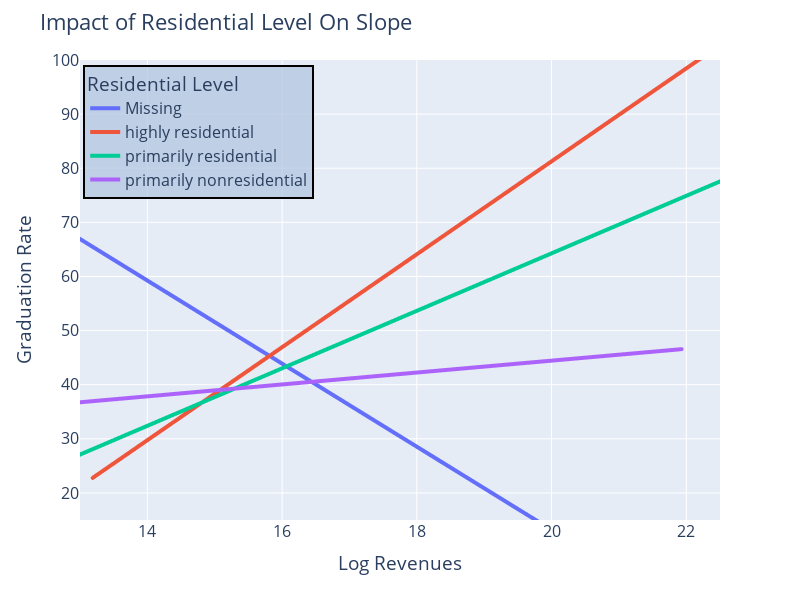

The notebook cell saved with this chart:
### Code cell
fig = px.scatter(X_fe, x="Log_Core_Revenues", y=total, color="Residential_Level", trendline='ols')

tr_line=[]
scatter = []
for  k, trace  in enumerate(fig.data):
    if trace.mode is not None and trace.mode == 'lines':
        tr_line.append(k)
    else:
        scatter.append(k)



for id_ in tr_line:
    fig.data[id_].update(line_width=4)
for id_ in scatter:
    fig.data[id_].update(opacity=0.5)
    
    
fig.data = [t for t in fig.data if t.mode == "lines"]
fig.update_traces(
    marker={
       "line": {
           "width": 2,
       },
       "size": 10,
    },
    showlegend=True
    
)
fig.update_layout(
    title="Impact of Residential Level On Slope",
    font={
        'size': 16
    },
    xaxis={
        "title": "Log Revenues",
        "range": [13,22.5]
    },
    yaxis={
        "title": "Graduation Rate",
        "range": [15,100]
    },
    legend={
        'orientation': 'v',
        'title': "Residential Level",
        'x': 0.005,
        'y': 0.99,
        'bgcolor': "rgba(176,196,222,0.7)",
        'bordercolor': "black",
        'borderwidth': 2,
        'itemclick': "toggle",
        'font': {
            'size': 16
        }
    },
    height= 600,
    width=800
)



fig.show()

### Figure 1 — Plotly figure (JSON) as saved in the notebook; plotly's stock layout.template omitted (floating-point values rounded to 4 significant figures; data arrays with more than 128 entries replaced by an {"elided": "..."} marker saying what was removed)
{"data": [{"hovertemplate": "<b>OLS trendline</b><br>Graduation rate  total cohort (DRVGR2019) = -7.67651 * Log_Core_Revenues + 166.718<br>R<sup>2</sup>=0.243647<br><br>Residential_Level=Missing<br>Log_Core_Revenues=%{x}<br>Graduation rate  total cohort (DRVGR2019)=%{y} <b>(trend)</b><extra></extra>", "legendgroup": "Missing", "line": {"width": 4}, "marker": {"color": "#636efa", "line": {"width": 2}, "size": 10, "symbol": "circle"}, "mode": "lines", "name": "Missing", "showlegend": true, "type": "scattergl", "x": [11.91, 12.37, 13.32, 13.33, 13.61, 13.77, 13.82, 13.93, 13.97, 13.98, 14.05, 14.06, 14.11, 14.22, 14.25, 14.32, 14.38, 14.65, 14.69, 14.71, 14.75, 15.01, 15.02, 15.1, 15.18, 15.28, 15.31, 15.42, 15.5, 15.52, 15.66, 15.67, 15.68, 15.72, 15.77, 15.81, 16.03, 16.07, 16.11, 16.17, 16.17, 16.19, 16.22, 16.26, 16.31, 16.34, 16.35, 16.38, 16.38, 16.39, 16.48, 16.51, 16.56, 16.57, 16.74, 16.81, 16.85, 16.87, 16.95, 16.95, 16.96, 17.04, 17.09, 17.21, 17.22, 17.39, 17.54, 17.6, 17.61, 17.66, 17.7, 17.73, 17.9, 17.95, 17.97, 18.02, 18.07, 18.14, 18.14, 18.17, 18.39, 18.41, 18.41, 18.51, 18.63, 18.94, 19.31, 19.36, 19.89, 20.06], "xaxis": "x", "y": [75.26, 71.8, 64.49, 64.35, 62.27, 61.05, 60.66, 59.77, 59.46, 59.43, 58.85, 58.76, 58.41, 57.53, 57.33, 56.79, 56.36, 54.28, 53.92, 53.77, 53.46, 51.46, 51.41, 50.78, 50.23, 49.41, 49.17, 48.34, 47.76, 47.59, 46.54, 46.41, 46.37, 46.01, 45.64, 45.34, 43.64, 43.33, 43.05, 42.61, 42.56, 42.4, 42.17, 41.92, 41.55, 41.32, 41.23, 40.99, 40.97, 40.91, 40.18, 39.94, 39.59, 39.54, 38.24, 37.68, 37.35, 37.22, 36.62, 36.62, 36.55, 35.88, 35.52, 34.58, 34.56, 33.2, 32.07, 31.58, 31.57, 31.13, 30.86, 30.58, 29.3, 28.95, 28.77, 28.38, 27.98, 27.46, 27.44, 27.26, 25.57, 25.38, 25.37, 24.63, 23.69, 21.29, 18.49, 18.09, 14.02, 12.71], "yaxis": "y"}, {"hovertemplate": "<b>OLS trendline</b><br>Graduation rate  total cohort (DRVGR2019) = 8.58823 * Log_Core_Revenues + -90.486<br>R<sup>2</sup>=0.411771<br><br>Residential_Level=highly residential<br>Log_Core_Revenues=%{x}<br>Graduation rate  total cohort (DRVGR2019)=%{y} <b>(trend)</b><extra></extra>", "legendgroup": "highly residential", "line": {"width": 4}, "marker": {"color": "#EF553B", "line": {"width": 2}, "size": 10, "symbol": "circle"}, "mode": "lines", "name": "highly residential", "showlegend": true, "type": "scattergl", "x": {"elided": "839 float values"}, "xaxis": "x", "y": {"elided": "839 float values"}, "yaxis": "y"}, {"hovertemplate": "<b>OLS trendline</b><br>Graduation rate  total cohort (DRVGR2019) = 5.31257 * Log_Core_Revenues + -41.9741<br>R<sup>2</sup>=0.277927<br><br>Residential_Level=primarily residential<br>Log_Core_Revenues=%{x}<br>Graduation rate  total cohort (DRVGR2019)=%{y} <b>(trend)</b><extra></extra>", "legendgroup": "primarily residential", "line": {"width": 4}, "marker": {"color": "#00cc96", "line": {"width": 2}, "size": 10, "symbol": "circle"}, "mode": "lines", "name": "primarily residential", "showlegend": true, "type": "scattergl", "x": {"elided": "540 float values"}, "xaxis": "x", "y": {"elided": "540 float values"}, "yaxis": "y"}, {"hovertemplate": "<b>OLS trendline</b><br>Graduation rate  total cohort (DRVGR2019) = 1.09943 * Log_Core_Revenues + 22.4575<br>R<sup>2</sup>=0.009320<br><br>Residential_Level=primarily nonresidential<br>Log_Core_Revenues=%{x}<br>Graduation rate  total cohort (DRVGR2019)=%{y} <b>(trend)</b><extra></extra>", "legendgroup": "primarily nonresidential", "line": {"width": 4}, "marker": {"color": "#ab63fa", "line": {"width": 2}, "size": 10, "symbol": "circle"}, "mode": "lines", "name": "primarily nonresidential", "showlegend": true, "type": "scattergl", "x": {"elided": "842 float values"}, "xaxis": "x", "y": {"elided": "842 float values"}, "yaxis": "y"}], "layout": {"font": {"size": 16}, "height": 600, "legend": {"bgcolor": "rgba(176,196,222,0.7)", "bordercolor": "black", "borderwidth": 2, "font": {"size": 16}, "itemclick": "toggle", "orientation": "v", "title": {"text": "Residential Level"}, "tracegroupgap": 0, "x": 0.005, "y": 0.99}, "margin": {"t": 60}, "title": {"text": "Impact of Residential Level On Slope"}, "width": 800, "xaxis": {"anchor": "y", "domain": [0, 1], "range": [13, 22.5], "title": {"text": "Log Revenues"}}, "yaxis": {"anchor": "x", "domain": [0, 1], "range": [15, 100], "title": {"text": "Graduation Rate"}}}}
